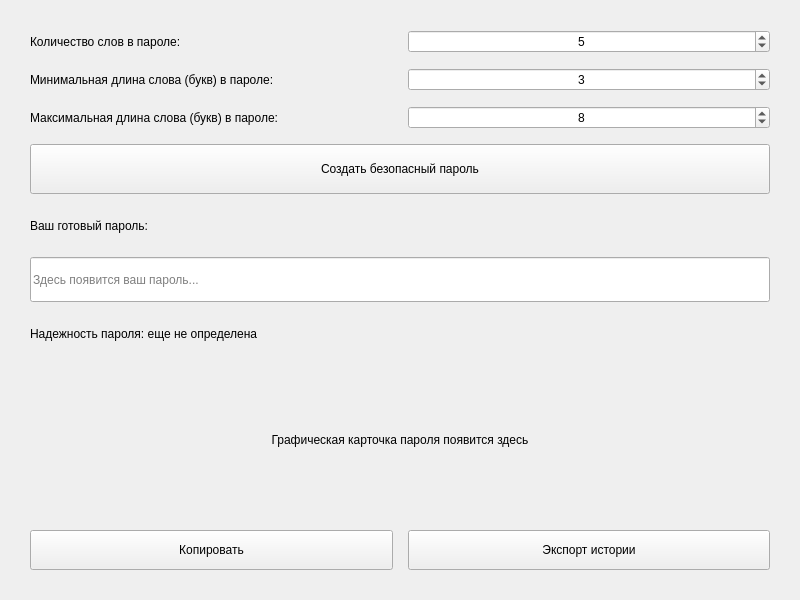
<?xml version="1.0" encoding="UTF-8"?>
<ui version="4.0">
 <class>AdvancedDicewareApp</class>
 <widget class="QWidget" name="AdvancedDicewareApp">
  <property name="geometry">
   <rect>
    <x>0</x>
    <y>0</y>
    <width>800</width>
    <height>600</height>
   </rect>
  </property>
  <property name="windowTitle">
   <string>ГЕНЕРАТОР ПАРОЛЬНЫХ ФРАЗ</string>
  </property>
  <layout class="QVBoxLayout" name="main_layout">
   <property name="spacing">
    <number>15</number>
   </property>
   <property name="leftMargin">
    <number>30</number>
   </property>
   <property name="topMargin">
    <number>30</number>
   </property>
   <property name="rightMargin">
    <number>30</number>
   </property>
   <property name="bottomMargin">
    <number>30</number>
   </property>
   <item>
    <layout class="QHBoxLayout" name="row_count">
     <item>
      <widget class="QLabel" name="lbl_count">
       <property name="text">
        <string>Количество слов в пароле:</string>
       </property>
      </widget>
     </item>
     <item>
      <widget class="QSpinBox" name="spin_word_count">
       <property name="alignment">
        <set>Qt::AlignCenter</set>
       </property>
       <property name="minimum">
        <number>3</number>
       </property>
       <property name="maximum">
        <number>10</number>
       </property>
       <property name="value">
        <number>5</number>
       </property>
      </widget>
     </item>
    </layout>
   </item>
   <item>
    <layout class="QHBoxLayout" name="row_min">
     <item>
      <widget class="QLabel" name="lbl_min">
       <property name="text">
        <string>Минимальная длина слова (букв) в пароле:</string>
       </property>
      </widget>
     </item>
     <item>
      <widget class="QSpinBox" name="spin_min_len">
       <property name="alignment">
        <set>Qt::AlignCenter</set>
       </property>
       <property name="minimum">
        <number>2</number>
       </property>
       <property name="maximum">
        <number>5</number>
       </property>
       <property name="value">
        <number>3</number>
       </property>
      </widget>
     </item>
    </layout>
   </item>
   <item>
    <layout class="QHBoxLayout" name="row_max">
     <item>
      <widget class="QLabel" name="lbl_max">
       <property name="text">
        <string>Максимальная длина слова (букв) в пароле:</string>
       </property>
      </widget>
     </item>
     <item>
      <widget class="QSpinBox" name="spin_max_len">
       <property name="alignment">
        <set>Qt::AlignCenter</set>
       </property>
       <property name="minimum">
        <number>5</number>
       </property>
       <property name="maximum">
        <number>12</number>
       </property>
       <property name="value">
        <number>8</number>
       </property>
      </widget>
     </item>
    </layout>
   </item>
   <item>
    <widget class="QPushButton" name="btn_generate">
     <property name="minimumSize">
      <size>
       <width>0</width>
       <height>50</height>
      </size>
     </property>
     <property name="text">
      <string>Создать безопасный пароль</string>
     </property>
    </widget>
   </item>
   <item>
    <widget class="QLabel" name="lbl_result_title">
     <property name="text">
      <string>Ваш готовый пароль:</string>
     </property>
    </widget>
   </item>
   <item>
    <widget class="QLineEdit" name="txt_result">
     <property name="minimumSize">
      <size>
       <width>0</width>
       <height>45</height>
      </size>
     </property>
     <property name="readOnly">
      <bool>true</bool>
     </property>
     <property name="placeholderText">
      <string>Здесь появится ваш пароль...</string>
     </property>
    </widget>
   </item>
   <item>
    <widget class="QLabel" name="lbl_strength">
     <property name="text">
      <string>Надежность пароля: еще не определена</string>
     </property>
    </widget>
   </item>
   <item>
    <widget class="QLabel" name="lbl_image_preview">
     <property name="minimumSize">
      <size>
       <width>0</width>
       <height>150</height>
      </size>
     </property>
     <property name="alignment">
      <set>Qt::AlignCenter</set>
     </property>
     <property name="text">
      <string>Графическая карточка пароля появится здесь</string>
     </property>
    </widget>
   </item>
   <item>
    <layout class="QHBoxLayout" name="hbox_actions">
     <item>
      <widget class="QPushButton" name="btn_copy">
       <property name="minimumSize">
        <size>
         <width>0</width>
         <height>40</height>
        </size>
       </property>
       <property name="text">
        <string>Копировать</string>
       </property>
      </widget>
     </item>
     <item>
      <widget class="QPushButton" name="btn_export">
       <property name="minimumSize">
        <size>
         <width>0</width>
         <height>40</height>
        </size>
       </property>
       <property name="text">
        <string>Экспорт истории</string>
       </property>
      </widget>
     </item>
    </layout>
   </item>
  </layout>
 </widget>
 <resources/>
 <connections/>
</ui>
